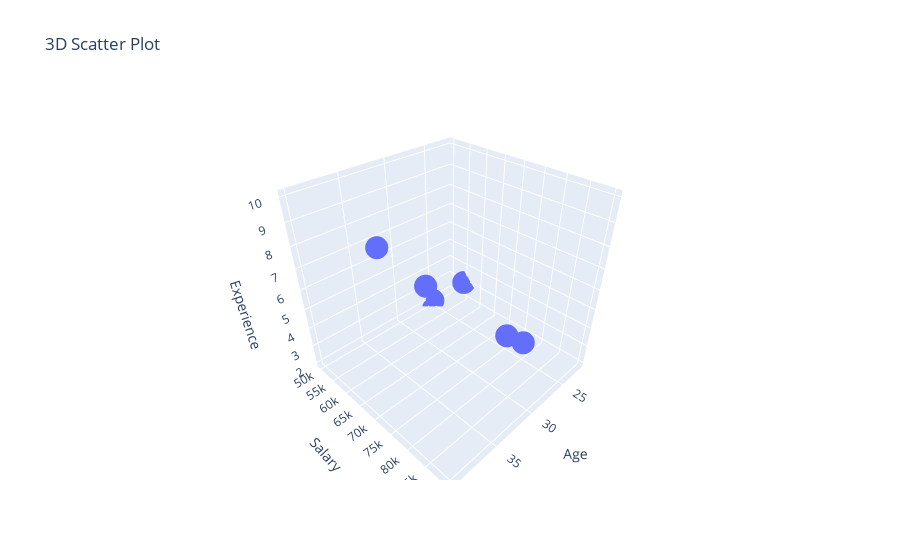

The cell this chart's notebook holds for it:
### Code cell
import plotly.express as px
fig = px.scatter_3d(df, x='Age', y='Salary', z='Experience', title='3D Scatter Plot')
fig.show()

### Figure 1 — Plotly figure (JSON) as saved in the notebook; plotly's stock layout.template omitted (floating-point values rounded to 4 significant figures)
{"data": [{"hovertemplate": "Age=%{x}<br>Salary=%{y}<br>Experience=%{z}<extra></extra>", "legendgroup": "", "marker": {"color": "#636efa", "symbol": "circle"}, "mode": "markers", "name": "", "scene": "scene", "showlegend": false, "type": "scatter3d", "x": [25, 30, 22, 28, 40, 32, 35, null], "y": [50000, 60000, 55000, 80000, 75000, 90000, null, null], "z": [2, 5, 3, 4, 10, 6, 7, null]}], "layout": {"legend": {"tracegroupgap": 0}, "scene": {"domain": {"x": [0, 1], "y": [0, 1]}, "xaxis": {"title": {"text": "Age"}}, "yaxis": {"title": {"text": "Salary"}}, "zaxis": {"title": {"text": "Experience"}}}, "title": {"text": "3D Scatter Plot"}}}
